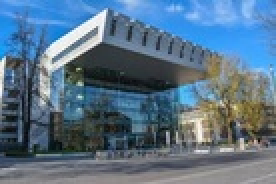
#> input picture Background_reduction/Feature Matching + Homography to find Objects/Superc_night.jpeg, 138 x 92 px, shrunk from 275 x 183 before the run (shown 2 times larger)
$ jupyter execute Feature_matching.ipynb
#> lines starting #> are read from the running program, lines starting #| are printed output that depends on the picture
[cell 1]
import numpy as np
import cv2
import matplotlib.pyplot as plt

img1 = cv2.imread('Superc_night.jpeg',0)
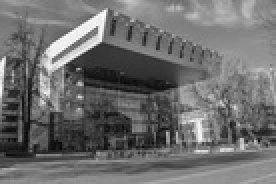
#> img1: shape (92, 138) (shown 2 times larger); min 7, max 251, mean 109.4
img2 = cv2.imread('Superc.jpg',0)
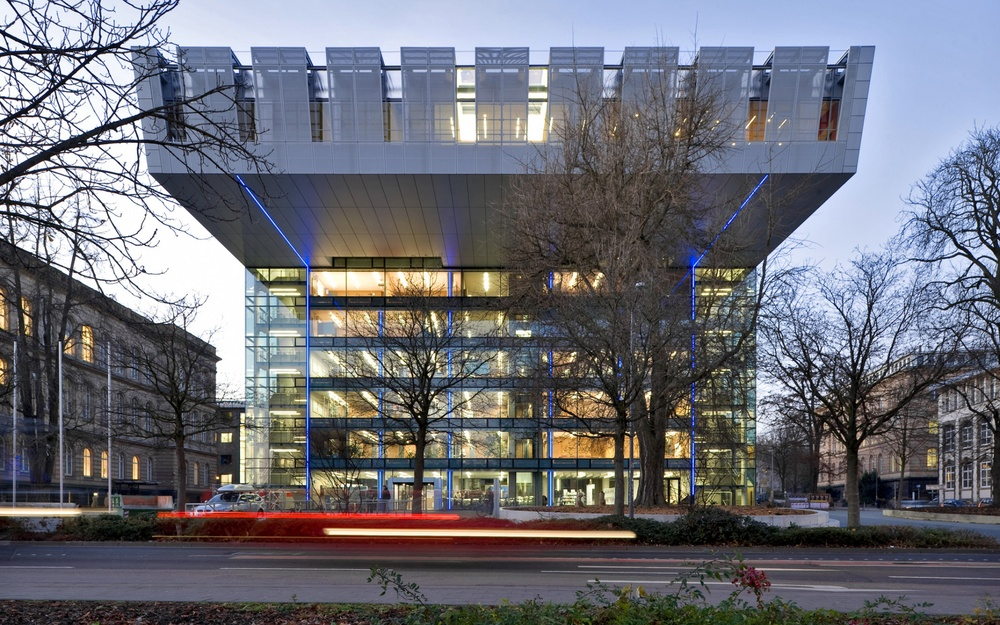
#> input picture Background_reduction/Feature Matching + Homography to find Objects/Superc.jpg, 1000 x 625 px, shrunk from 2000 x 1250 before the run
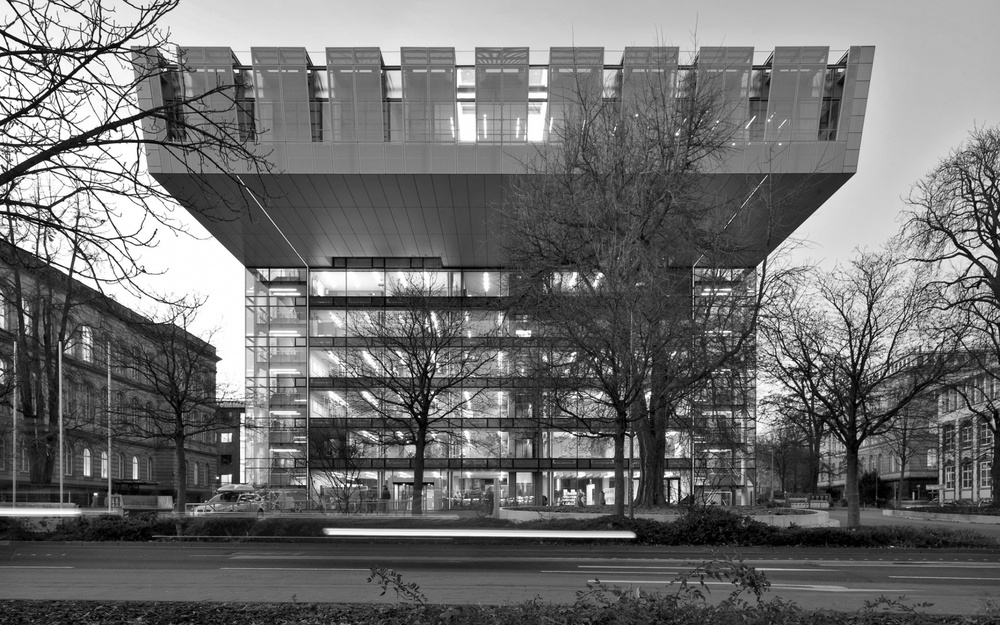
#> img2: shape (625, 1000); min 0, max 255, mean 111.1

[cell 2]
orb = cv2.ORB_create()
# Detector we're going to use for the features
kp1, des1 = orb.detectAndCompute(img1,None)
#> kp1 = 91 keypoints; strongest (x, y, size): (40, 42, 31), (33, 32, 31), (99, 60, 31), (39, 48, 31)
kp2, des2 = orb.detectAndCompute(img2,None)
#> kp2 = 500 keypoints; strongest (x, y, size): (83, 60, 31), (86, 65, 31), (78, 64, 31), (73, 75, 31)

# Here, we find the key points and their descriptors with the orb detector.
bf = cv2.BFMatcher(cv2.NORM_HAMMING, crossCheck=True)

# This is our BFMatcher object.
matches = bf.match(des1,des2)
#> matches = 51 matches

# Here we create matches of the descriptors, then we sort them based on their distances.
matches = sorted(matches, key = lambda x:x.distance)

# Here, we've drawn the first 10 matches. The output:


img3 = cv2.drawMatches(img1,kp1,img2,kp2,matches[:10],None, flags=2)
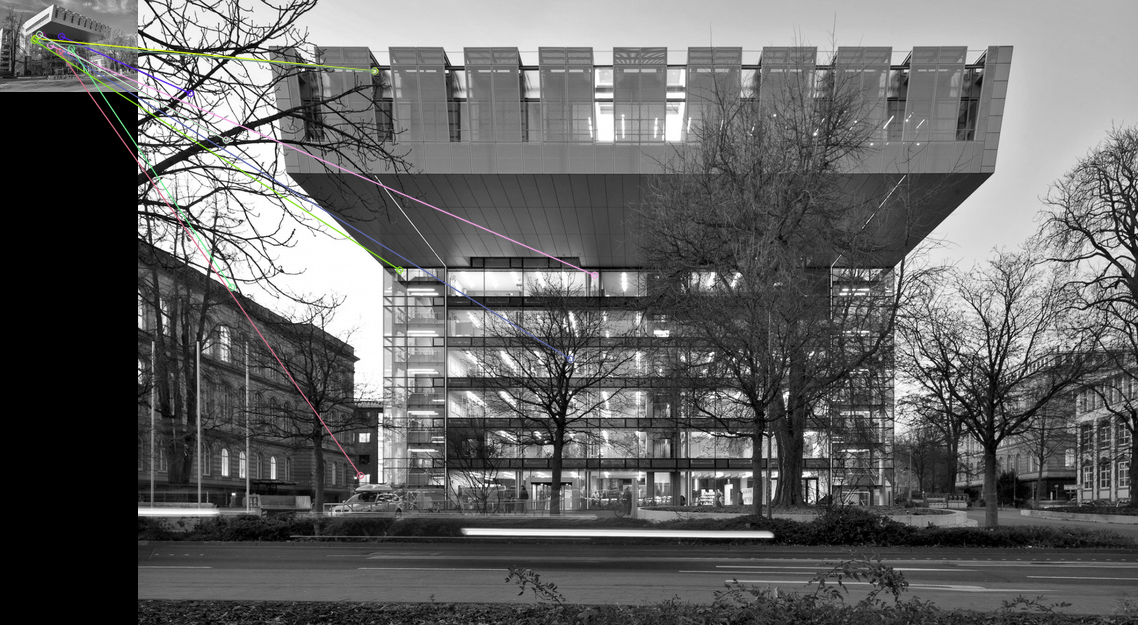
#> img3: shape (625, 1138, 3); mean of channels 0, 1, 2 99.8, 99.9, 99.9; drawn as B, G, R
plt.imshow(img3)
plt.show()
